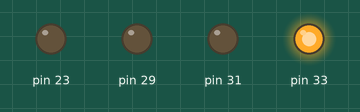
Recording of a program running on a simulated Raspberry Pi (header pin numbers). Shown: output pins drawn as LEDs (lit = HIGH). At 1.0 s the program stops and its outputs stay as they are.

Above: at 0.1 s.
At 1.1 s:
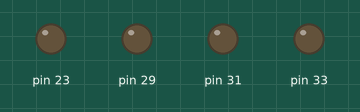
Timing chart, 0 to 2.5 s (numbered marks = the images above):
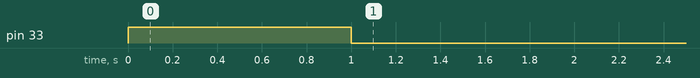

The program:

gpio__1_.py
```python
import RPi.GPIO as GPIO
import time
GPIO.setmode(GPIO.BOARD)
GPIO.setup(23, GPIO.OUT)
GPIO.setup(29, GPIO.OUT)
GPIO.setup(31, GPIO.OUT)
GPIO.setup(33, GPIO.OUT)

GPIO.output(23, 0)
GPIO.output(29, 0)
GPIO.output(31, 0)
GPIO.output(33, 1)
time.sleep(1)
GPIO.cleanup()

GPIO.cleanup()

    
```

Measured:
- by itself, pin 33: LOW → HIGH at 0.00 s, → LOW 1.0 s later
